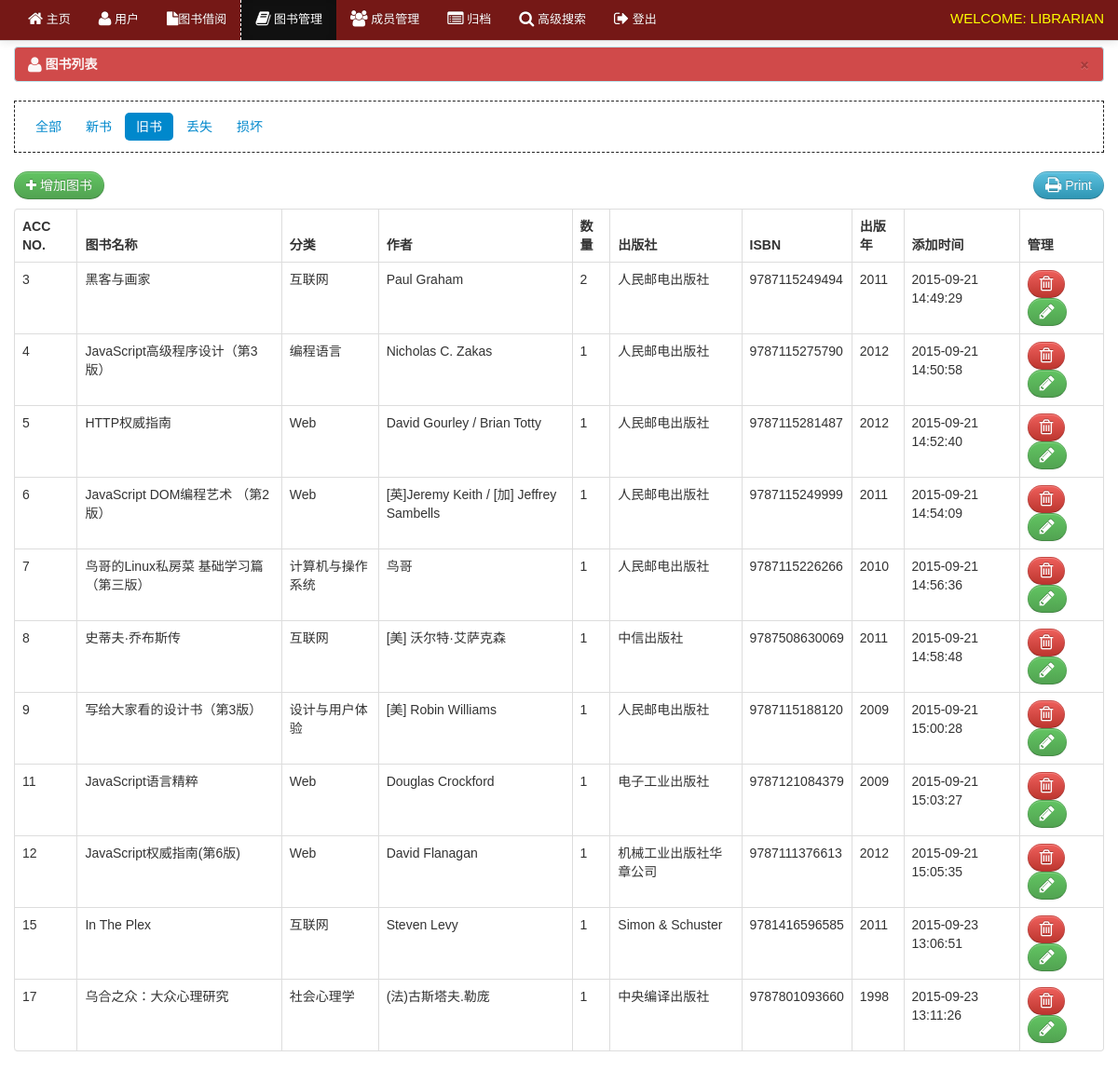
/librarian/old_books.php (signed in), run on the app's committed database.
### tables this page shows
CREATE TABLE IF NOT EXISTS `book` (
  `book_id` int(11) NOT NULL,
  `book_title` varchar(100) NOT NULL,
  `category_id` int(50) NOT NULL,
  `author` varchar(50) NOT NULL,
  `book_copies` int(11) NOT NULL,
  `book_pub` varchar(100) NOT NULL,
  `publisher_name` varchar(100) NOT NULL,
  `isbn` varchar(50) NOT NULL,
  `copyright_year` int(11) NOT NULL,
  `date_receive` varchar(20) NOT NULL,
  `date_added` datetime NOT NULL,
  `status` varchar(30) NOT NULL
);

CREATE TABLE IF NOT EXISTS `category` (
  `category_id` int(11) NOT NULL,
  `classname` varchar(50) DEFAULT NULL
);

### librarian/old_books.php (the view, shortened to what this page needs)
<?php include('header.php'); ?>
<?php include('navbar_books.php'); ?>
<div class="container">
  <div class="margin-top">
    <div class="row">
      <div class="span12">
        <div class="alert alert-info">
          <button type="button" class="close" data-dismiss="alert">&times;</button>
          <strong>
            <i class="icon-user icon-large"></i>&nbsp;图书列表</strong>
        </div>
        <ul class="nav nav-pills">
          <li>
            <a href="books.php">全部</a>
          </li>
          <li>
            <a href="new_books.php">新书</a>
          </li>
          <li class="active">
            <a href="old_books.php">旧书</a>
          </li>
          <li>
            <a href="lost.php">丢失</a>
          </li>
          <li>
            <a href="damage.php">损坏</a>
          </li>
        </ul>
        <table cellpadding="0" cellspacing="0" border="0" class="table  table-bordered" id="example">
          <div class="pull-right">
            <a href="" onclick="window.print()" class="btn btn-info">
              <i class="icon-print icon-large"></i>
              Print</a>
          </div>
          <p>
            <a href="add_books.php" class="btn btn-success">
              <i class="icon-plus"></i>&nbsp;增加图书</a>
          </p>
          <thead>
            <tr>
              <th>Acc No.</th>
              <th>图书名称</th>
              <th>分类</th>
              <th>作者</th>
              <th class="action">数量</th>
              <th>出版社</th>
              <th>ISBN</th>
              <th>出版年</th>
              <th>添加时间</th>
              <th class="action">管理</th>
            </tr>
          </thead>
          <tbody>
            <?php $user_query=mysql_query("select * from book where status = '旧书'")or die(mysql_error()); while($row=mysql_fetch_array($user_query)){ $id=$row['book_id']; $cat_id=$row['category_id']; $cat_query = mysql_query("select * from category where
            category_id = '$cat_id'")or die(mysql_error()); $cat_row = mysql_fetch_array($cat_query); ?>
            <tr class="del<?php echo $id ?>">
              <td><?php echo $row['book_id']; ?></td>
              <td><?php echo $row['book_title']; ?></td>
              <td><?php echo $cat_row ['classname']; ?>
              </td>
              <td><?php echo $row['author']; ?>
              </td>
              <td class="action"><?php echo $row['book_copies']; ?>
              </td>
              <td><?php echo $row['publisher_name']; ?></td>
              <td><?php echo $row['isbn']; ?></td>
              <td><?php echo $row['copyright_year']; ?></td>
              <td><?php echo $row['date_added']; ?></td>
              <td class="action">
                <a rel="tooltip" title="Delete" id="<?php echo $id; ?>" href="#delete_book<?php echo $id; ?>" data-toggle="modal" class="btn btn-danger">
                  <i class="icon-trash icon-large"></i>
                </a>
                <a rel="tooltip" title="Edit" id="e<?php echo $id; ?>" href="edit_book.php<?php echo '?id='.$id; ?>" class="btn btn-success">
                  <i class="icon-pencil icon-large"></i>
                </a>
              </td>
            </tr>
            <?php  }  ?>
          </tbody>
        </table>
      </div>
    </div>
  </div>
</div>
<?php include('footer.php') ?>

### librarian/css/docs.css (style rules this page uses)
body { font-family:'TR Century Gothic',Helvetica,Arial,sans-serif !important; }
.btn { border-radius: 25px !important; }
.alert { text-shadow: none; }
.nav-tabs, .nav-pills { border: 1px dashed #222 !important; padding: 10px; }
th { text-transform:uppercase; }
.nav li a { text-transform:uppercase; }
.margin-top { margin-top:50px; }
body { background: url(../img/grid_noise.png); position: relative; }

### librarian/css/print.css (style rules this page uses)
.action { display:none; }
th { text-align:left; }
td { text-align:left; border-top:1px solid; padding:2px; }
.btn { display:none; }
.alert { display:none; }
body { font-family:arial; font-size:13px; }
.nav { display:none; }

### data on the page
book: book_id "3", book_title "黑客与画家", category.classname "互联网", author "Paul Graham", book_copies "2", publisher_name "人民邮电出版社", isbn "9787115249494", copyright_year "2011", date_added "2015-09-21 14:49:29"
book: book_id "4", book_title "JavaScript高级程序设计（第3版）", category.classname "编程语言", author "Nicholas C. Zakas", book_copies "1", publisher_name "人民邮电出版社", isbn "9787115275790", copyright_year "2012", date_added "2015-09-21 14:50:58"
book: book_id "5", book_title "HTTP权威指南", category.classname "Web", author "David Gourley / Brian Totty", book_copies "1", publisher_name "人民邮电出版社", isbn "9787115281487", copyright_year "2012", date_added "2015-09-21 14:52:40"
book: book_id "6", book_title "JavaScript DOM编程艺术 （第2版）", category.classname "Web", author "[英]Jeremy Keith / [加] Jeffrey Sambells", book_copies "1", publisher_name "人民邮电出版社", isbn "9787115249999", copyright_year "2011", date_added "2015-09-21 14:54:09"
book: book_id "7", book_title "鸟哥的Linux私房菜 基础学习篇（第三版）", category.classname "计算机与操作系统", author "鸟哥", book_copies "1", publisher_name "人民邮电出版社", isbn "9787115226266", copyright_year "2010", date_added "2015-09-21 14:56:36"
book: book_id "8", book_title "史蒂夫·乔布斯传", category.classname "互联网", author "[美] 沃尔特·艾萨克森", book_copies "1", publisher_name "中信出版社", isbn "9787508630069", copyright_year "2011", date_added "2015-09-21 14:58:48"
book: book_id "9", book_title "写给大家看的设计书（第3版）", category.classname "设计与用户体验", author "[美] Robin Williams", book_copies "1", publisher_name "人民邮电出版社", isbn "9787115188120", copyright_year "2009", date_added "2015-09-21 15:00:28"
book: book_id "11", book_title "JavaScript语言精粹", category.classname "Web", author "Douglas Crockford", book_copies "1", publisher_name "电子工业出版社", isbn "9787121084379", copyright_year "2009", date_added "2015-09-21 15:03:27"
book: book_id "12", book_title "JavaScript权威指南(第6版)", category.classname "Web", author "David Flanagan", book_copies "1", publisher_name "机械工业出版社华章公司", isbn "9787111376613", copyright_year "2012", date_added "2015-09-21 15:05:35"
book: book_id "15", book_title "In The Plex", category.classname "互联网", author "Steven Levy", book_copies "1", publisher_name "Simon & Schuster", isbn "9781416596585", copyright_year "2011", date_added "2015-09-23 13:06:51"
book: book_id "17", book_title "乌合之众：大众心理研究", category.classname "社会心理学", author "(法)古斯塔夫.勒庞", book_copies "1", publisher_name "中央编译出版社", isbn "9787801093660", copyright_year "1998", date_added "2015-09-23 13:11:26"
